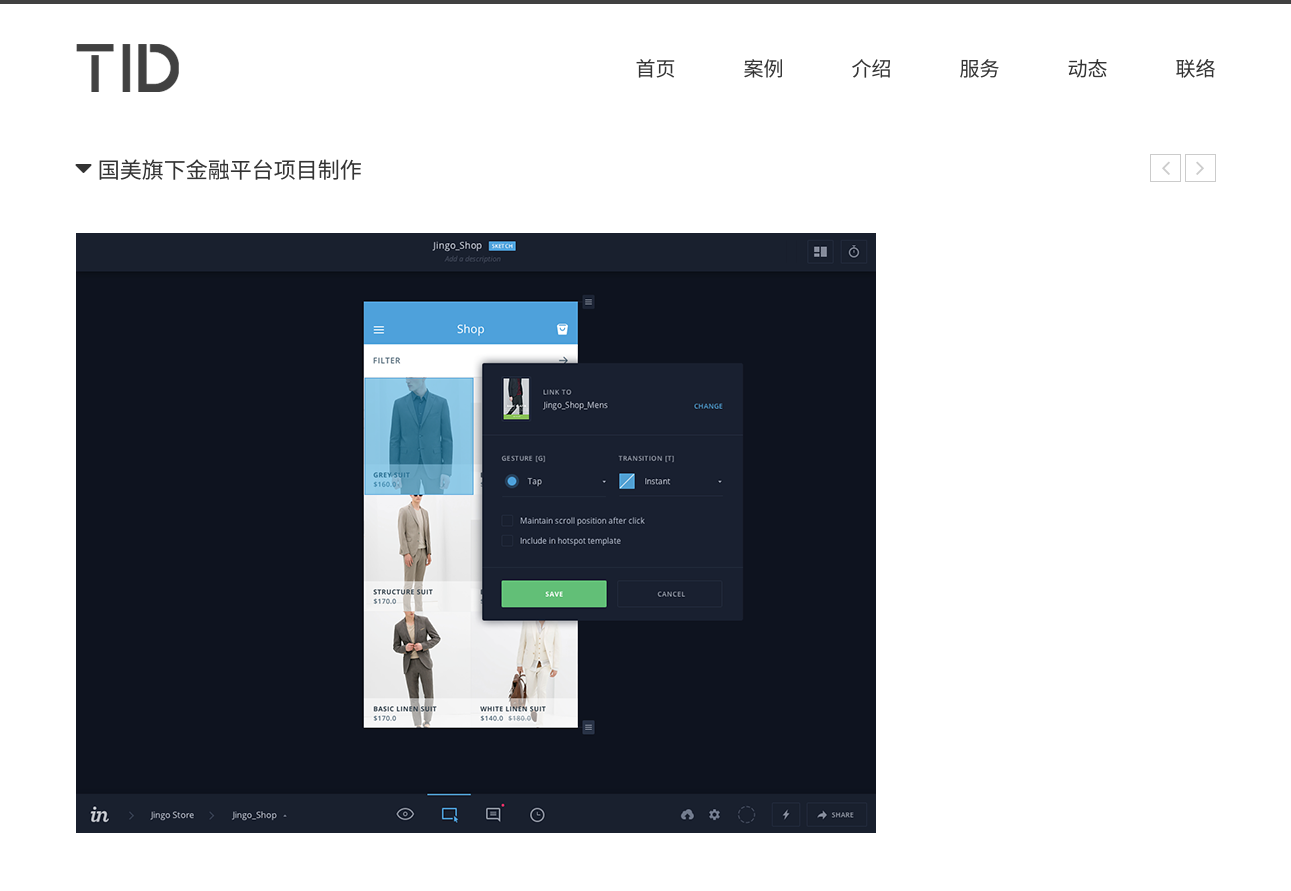
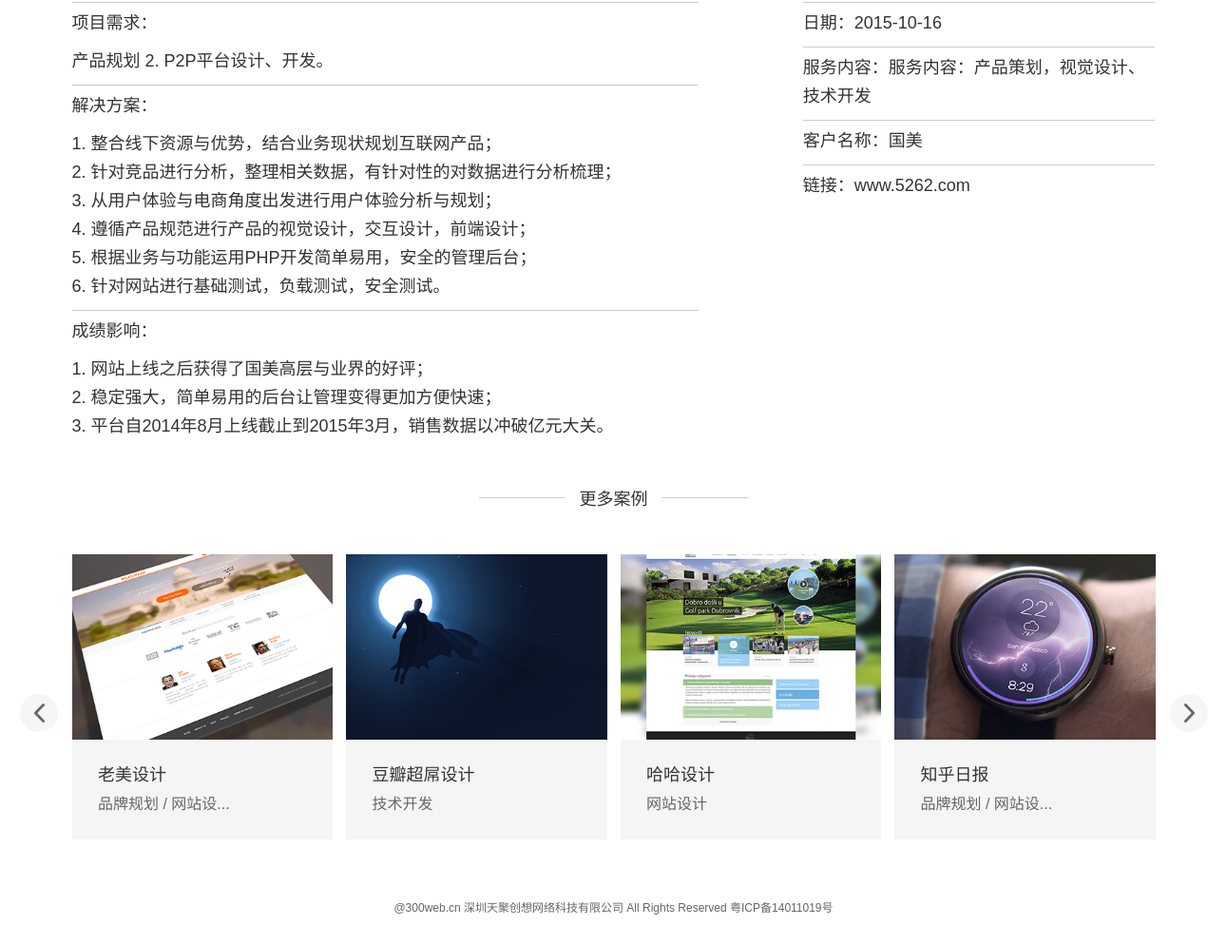
The page /tidapp/work/2/ on the database its author committed (2 pictures, top to bottom).
### tidapp/models.py (models this page shows, shortened)
class Cases(models.Model):
    title = models.CharField('标题', max_length=128)
    title2 = models.CharField('副标题', max_length=128)
    image = models.ImageField('上传图片', upload_to='cases', help_text="案例列表图片,请上传 380*270 像素的图片")
    image2 = models.ImageField('上传图片', upload_to='cases', help_text="案例详情图片, 请上传宽为 1170 像素的图片, 此选项可以为空", null=True, blank=True)
    image3 = models.ImageField('上传图片', upload_to='cases', help_text="案例详情图片, 请上传宽为 1170 像素的图片, 此选项可以为空", null=True, blank=True)
    image4 = models.ImageField('上传图片', upload_to='cases', help_text="案例详情图片, 请上传宽为 1170 像素的图片, 此选项可以为空", null=True, blank=True)
    image5 = models.ImageField('上传图片', upload_to='cases', help_text="案例详情图片, 请上传宽为 1170 像素的图片, 此选项可以为空", null=True, blank=True)
    image6 = models.ImageField('上传图片', upload_to='cases', help_text="案例详情图片, 请上传宽为 1170 像素的图片, 此选项可以为空", null=True, blank=True)
    image7 = models.ImageField('上传图片', upload_to='cases', help_text="案例详情图片, 请上传宽为 1170 像素的图片, 此选项可以为空", null=True, blank=True)
    description1 = models.TextField('项目需求')
    description2 = models.TextField('解决方案')
    description3 = models.TextField('成绩影响')
    pub_date = models.DateTimeField('发布日期')
    description4 = models.CharField('服务内容', max_length=128)
    description5 = models.CharField('客户名称', max_length=128)
    description6 = models.CharField('网站链接', max_length=128)
    uiux = 'uiux'
    application = 'application'
    website_design = 'website_design'
    news_choices = (
        (uiux, 'UIUX'),
        (application, '应用程序'),
        (website_design, '网站设计'),
    )
    news_category = models.CharField('文章分类', max_length=14, choices=news_choices, default=uiux)

### tidapp/views.py (the view)
# urls.py: url(r'^work/(?P<work_id>[0-9]+)/$', views.work, name='work'),
def work(request, work_id):
    context_dict = {}
    latest_cases_list = Cases.objects.order_by('-pub_date')
    work = get_object_or_404(Cases, pk=work_id)
    limit = 1
    paginator = Paginator(latest_cases_list, limit)
    try:
        latest_cases_list2 = paginator.page(work_id)
    except PageNotAnInteger:
        latest_cases_list2 = paginator.page(1)
    except EmptyPage:
        latest_cases_list2 = paginator.page(paginator.num_pages)
    context_dict['latest_cases_list2'] = latest_cases_list2
    context_dict['latest_cases_list'] = latest_cases_list
    context_dict['work'] = work
    return render(request, 'tidapp/work.html', context_dict)

### tidapp/templates/tidapp/work.html (shortened to what this page needs)
{% extends "layout.html" %}
{% load staticfiles %}
{% block content %}
    <div class="container work">
      <div class="pull-right hidden-xs">
        {% if latest_cases_list2.has_next %}
          <a href="{% url 'work' latest_cases_list2.next_page_number %}"><i class="fa fa-angle-left fa-2x"></i></a>
        {% else  %}
          <a href="#"><i class="fa fa-angle-left fa-2x"></i></a>
        {% endif %}
        {% if latest_cases_list2.has_previous %}
          <a href="{% url 'work' latest_cases_list2.previous_page_number %}"><i class="fa fa-angle-right  fa-2x"></i></a>
        {% else  %}
          <a href="#"><i class="fa fa-angle-right  fa-2x"></i></a>
        {% endif %}
      </div>
      <i class="fa fa-caret-down fa-2x"></i><h3>&nbsp;{{ work.title }}</h3>
    </div>
    <div class="container work-detail">
      {% if work.image2.url != None %} <img src="{{ work.image2.url }}" class="img-responsive" alt="work-gome"><br/>{% endif %}
      <div class="row">
        <div class="col-sm-7">
          <div class="work-detail-inside">
            <p>项目需求：</p>
            {{ work.description1|safe }}
          </div>
          <div class="work-detail-inside">
            <p>
              解决方案：
            </p>
            {{ work.description2|safe }}
          </div>
          <div class="work-detail-inside">
            <p>
              成绩影响：
            </p>
            {{ work.description3|safe }}
          </div>
        </div>
        <div class="col-sm-4 col-sm-offset-1">
          <div class="work-detail-inside">日期：{{ work.pub_date|date:"Y-m-d" }}</div>
          <div class="work-detail-inside">服务内容：{{ work.description4 }}</div>
          <div class="work-detail-inside">客户名称：{{ work.description5 }}</div>
          <div class="work-detail-inside">链接：{{ work.description6 }}</div>
        </div>
      </div>
      <div class="work-more">
        <div class="work-line"></div>
          <span>&nbsp;&nbsp;更多案例&nbsp;&nbsp;</span>
        <div class="work-line"></div>
      </div>
    </div>
    <div class="container">
      <div id="tid-carousel2" class="carousel carousel-fade slide carousel-sec" data-ride="carousel">
        <div class="carousel-inner" role="listbox">
          <div class="item active">
            <div class="row">
            {% for cases in latest_cases_list|slice:"0:4" %}
              <div class="col-sm-3 col-xs-6 news-list-father">
                <a href="{% url 'work' cases.id %}">
                  <img class="img-responsive" src="{{ cases.image.url }}">
                  <div class="news-list" id="work">
                    {% if cases.title|length > 6 %}
                      <span class="duties">{{ cases.title|slice:":6" }}...</span>
                    {% else  %}
                      <span class="duties">{{ cases.title }}</span>
                    {% endif %}
                    <br>
                    {% if cases.title2|length > 10 %}
                      <span class="project">{{ cases.title2|slice:":10" }}...</span>
                    {% else  %}
                      <span class="project">{{ cases.title2 }}</span>
                    {% endif %}
                  </div>
                </a>
              </div>
            {% endfor %}
            </div>
          </div>
        </div>
        <a class="left carousel-control work-control" id="carousel-icon" href="#tid-carousel2" role="button" data-slide="prev">
          <img class="tid-angle-left visible-lg" src="{% static 'tidapp/img/tid-angle-left.png' %}">
        </a>
        <a class="right carousel-control work-control" id="carousel-icon" href="#tid-carousel2" role="button" data-slide="next">
          <img class="tid-angle-right visible-lg" src="{% static 'tidapp/img/tid-angle-right.png' %}">
        </a>
      </div>
    </div>
{% endblock %}

### tidapp/static/tidapp/css/my-style.css (style rules this page uses)
body { font-family: "微软雅黑", Arial, sans-serif; }
.h1, .h2, .h3, .h4, .h5, .h6, h1, h2, h3, h4, h5, h6 { font-weight: normal; }
a, a:hover, a:visited, a:focus, a:active { text-decoration: none; text-decoration: none; }
.tid-angle-left, .tid-angle-right { position: absolute; top: 50%; z-index: 5; display: inline-block; margin-top: -10px; left: 50%; margin-left: -10px; }
.carousel-fade .carousel-inner .item { opacity: 0; transition-property: opacity; }
.carousel-fade .carousel-inner .active { opacity: 1; }
.carousel-fade .carousel-control { z-index: 2; }
@media all and (transform-3d), (-webkit-transform-3d) { .carousel-fade .carousel-inner > .item.next.left, .carousel-fade .carousel-inner > .item.prev.right, .carousel-fade .carousel-inner > .item.active { opacity: 1; -webkit-transform: translate3d(0, 0, 0); transform: translate3d(0, 0, 0); } }
.carousel-control { opacity: 1; color: #fff; }
.carousel-control.left, .carousel-control.right { background-image: none; }
.project { font-size: 18px; }
.duties { font-size: 12px; }
.work h3 { display: inline-block; font-size: 22px; margin-top: 0; }
.work { margin-bottom: 40px; }
.work-detail { margin-bottom: 44px; }
.work-detail .row { margin-top: 40px; }
.work-detail-inside { line-height: 30px; border-top: 1px solid #cccccc; padding-top: 6px; font-size: 18px; }
.col-sm-4 .work-detail-inside { padding-bottom: 10px; }
.work-more { margin-top: 40px; text-align: center; font-size: 18px; color: #333; }
.work-line { width: 90px; display: inline-block; border-top: 1px solid #cccccc; height: 8px; }
.work-control.left { left: -130px; }
.work-control.right { left: 1080px; }
.work .pull-right i { border: 1px solid #cccccc; padding: 0 10px 2px; font-size: 24px; color: #cccccc; }
#work { line-height: 30px; }
#work .project { color: #666; }
.news-list { padding: 8% 10%; line-height: 20px; background-color: #f5f5f5; }
.news-list-father { margin-bottom: 14px; }
.news-list .project { font-size: 16px; }
.news-list .duties { font-size: 18px; }
.news-list-father a, .news-list-father a:visited { color: #333; text-decoration: none; }

### rows shown on the page
Cases: title "国美旗下金融平台项目制作", image2 (picture), description1 "产品规划 2. P2P平台设计、开发。", description2 "1. 整合线下资源与优势，结合业务现状规划互联网产品； 2. 针对竞品进行分析，整理相关数据，有针对性的对数据进行分析梳理； 3. 从用户体验与电商角度出发进行用户体验分析与规划； 4. 遵循产品规范进行产品的视觉设计，交互设计，前端设计； 5. 根据业务与功能运用PHP开发简单易用，安全的管理后台； 6. 针对网站进行基础测试，负载测试，安全测试。", description3 "1. 网站上线之后获得了国美高层与业界的好评； 2. 稳定强大，简单易用的后台让管理变得更加方便快速； 3. 平台自2014年8月上线截止到2015年3月，销售数据以冲破亿元大关。", pub_date "2015-10-16", description4 "服务内容：产品策划，视觉设计、技术开发", description5 "国美", description6 "www.5262.com"
Cases: image (picture), title "老美设计", title2 "品牌规划 / 网站设"
Cases: image (picture), title "豆瓣超屌设计", title2 "技术开发"
Cases: image (picture), title "哈哈设计", title2 "网站设计"
Cases: image (picture), title "知乎日报", title2 "品牌规划 / 网站设"
